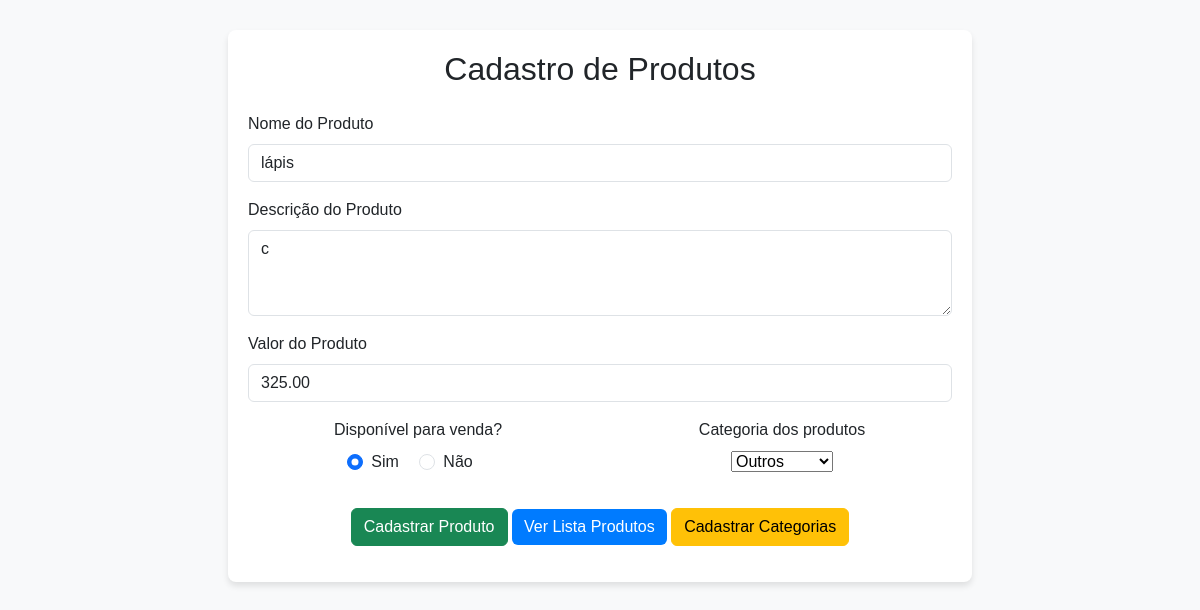
The page /editar_prod/3 on the database its author committed.
### app_inventario/models.py (models this page shows)
class Cadastro(models.Model):
    nome_prod = models.CharField(max_length=255)
    desc_prod = models.TextField()
    valor = models.DecimalField(max_digits=12, decimal_places=2)
    disp = models.BooleanField(default=True)
    cat_prod =  models.ForeignKey(Categorias, on_delete=models.CASCADE)

### app_inventario/views.py (the view, shortened to what this page needs)
# urls.py: path('editar_prod/<int:pk>', views.editar_prod, name='editar_prod'),
def editar_prod(request,pk):
     produto = get_object_or_404(Cadastro,id=pk) # Buscando o produto de acordo com o id
     categorias = Categorias.objects.all()
     context = {
          'produto': produto,
          'categorias': categorias,
          'cat_sel': produto.cat_prod_id if produto.cat_prod_id else None # Enviando a categoria do produto caso ele exista, caso não exista envia NONE
     }
     return render(request, 'editar_prod.html', context)

### app_inventario/templates/editar_prod.html (shortened to what this page needs)
<!DOCTYPE html>
<html lang="en">
<head>
    <link href="https://cdn.jsdelivr.net/npm/bootstrap@5.3.0-alpha1/dist/css/bootstrap.min.css" rel="stylesheet">
</head>
<body>
    <div class="container d-flex flex-column align-items-center">
        <div class="form-container col-md-8">
            <h2 class="text-center mb-4">Cadastro de Produtos</h2>
            <form action="/editar_prod/{{produto.id}}" method="POST">
                <div class="mb-3">
                    <label for="nomeProduto" class="form-label">Nome do Produto</label>
                    <input type="text" class="form-control" id="nomeProduto" name="nomeProd" value="{{produto.nome_prod}}">
                </div>
                <div class="mb-3">
                    <label for="descricaoProduto" class="form-label">Descrição do Produto</label>
                    <textarea class="form-control" id="descricaoProduto" name="descProd" rows="3" required>{{produto.desc_prod}}</textarea>
                </div>
                <div class="mb-3">
                    <label for="valorProduto" class="form-label">Valor do Produto</label>
                    <input type="number" step="0.01" class="form-control" id="valorProduto" name="valorProd" value="{{produto.valor}}">
                </div>
                <div class="mb-3 row text-center">
                    <div class="mb-3 col">
                        <label class="form-label ">Disponível para venda?</label>
                        <div>
                            <div class="form-check form-check-inline">
                                <input class="form-check-input" type="radio" name="disp" id="sim" value="sim" {% if produto.disp == 1 %} checked {% endif %}>
                                <label class="form-check-label" for="sim">Sim</label>
                            </div>
                            <div class="form-check form-check-inline">
                                <input class="form-check-input" type="radio" name="disp" id="nao" value="nao" {% if produto.disp == 0 %} checked {% endif %}>
                                <label class="form-check-label" for="nao">Não</label>
                            </div>
                        </div>
                    </div>
                    <div class="mb-3 col text-center">
                        <label for="catProd" class="form-label">Categoria dos produtos</label>
                        <br>
                        <select  name="catProd" id="catProd">
                            {% for categoria in categorias %}
                            <option value="{{categoria.id}}" {% if categoria.id == cat_sel %} selected {% endif %} >{{categoria.nome}}</option>
                            {% endfor %}
                        </select>
                    </div>
                </div>
                <div class="text-center">
                    <button type="submit" class="btn btn-success">Cadastrar Produto</button>
                    <a href="{% url 'listagem' %}" class="btn btn-primary">Ver Lista Produtos</a>
                    <a href="{% url 'categoria' %}" class="btn btn-warning">Cadastrar Categorias</a>
                </div>
            </form>
        </div>
    </div>
</body>
</html>

### app_inventario/templates/editar_prod.html (style rules this page uses)
body { background-color: #f8f9fa; font-family: Arial, sans-serif; }
.form-container { margin-top: 30px; padding: 20px; background: #fff; border-radius: 8px; box-shadow: 0 4px 6px rgba(0, 0, 0, 0.1); }
.btn-primary { background-color: #007bff; border: none; }

### rows shown on the page
Cadastro: nomeProd "lápis", descProd "c", valorProd "325.00", disp "☑ Sim", disp "☐ Não"

### other values the page prints
form field catProd "Outros"
